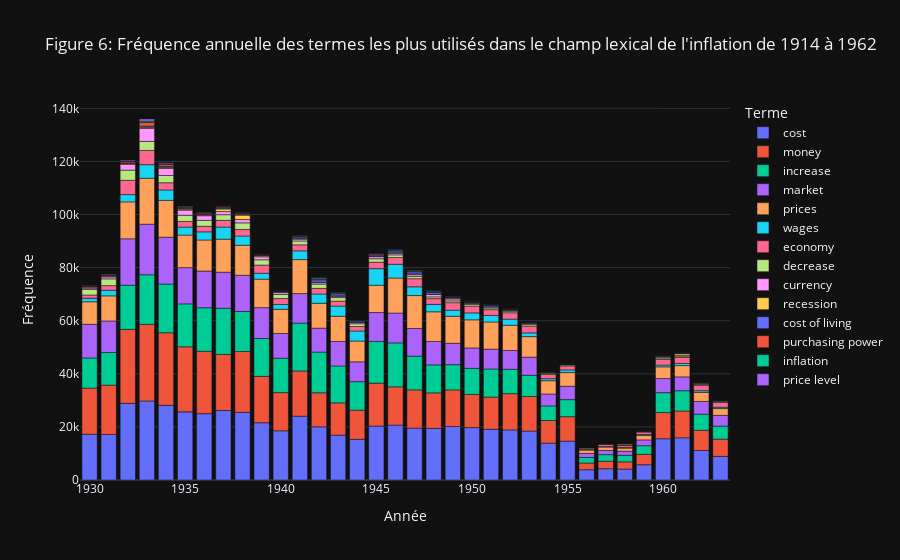

The notebook cell this image was saved under:
### Code cell
# Graphique des fréquences annuelles

stacked_bar(
    freq_an,
    'year',
    selected,
    "Figure 6: Fréquence annuelle des termes les plus utilisés dans le champ lexical de l'inflation de 1914 à 1962",
    "Année",
    "Fréquence",
    "Terme"
)

### Figure 1 — Plotly figure (JSON) as saved in the notebook; plotly's stock layout.template omitted (floating-point values rounded to 4 significant figures)
{"data": [{"alignmentgroup": "True", "hovertemplate": "Terme=cost<br>Année=%{x}<br>Fréquence=%{y}<extra></extra>", "legendgroup": "cost", "marker": {"color": "#636efa", "pattern": {"shape": ""}}, "name": "cost", "offsetgroup": "cost", "orientation": "v", "showlegend": true, "textposition": "auto", "type": "bar", "x": [1930, 1931, 1932, 1933, 1934, 1935, 1936, 1937, 1938, 1939, 1940, 1941, 1942, 1943, 1944, 1945, 1946, 1947, 1948, 1949, 1950, 1951, 1952, 1953, 1954, 1955, 1956, 1957, 1958, 1959, 1960, 1961, 1962, 1963], "xaxis": "x", "y": [17230, 17147, 28882, 29775, 28125, 25665, 24984, 26167, 25482, 21572, 18539, 24041, 20031, 16911, 15319, 20306, 20673, 19547, 19455, 20153, 19746, 19122, 18877, 18440, 13870, 14640, 3867, 4251, 4119, 5755, 15544, 15897, 11118, 8906], "yaxis": "y"}, {"alignmentgroup": "True", "hovertemplate": "Terme=money<br>Année=%{x}<br>Fréquence=%{y}<extra></extra>", "legendgroup": "money", "marker": {"color": "#EF553B", "pattern": {"shape": ""}}, "name": "money", "offsetgroup": "money", "orientation": "v", "showlegend": true, "textposition": "auto", "type": "bar", "x": [1930, 1931, 1932, 1933, 1934, 1935, 1936, 1937, 1938, 1939, 1940, 1941, 1942, 1943, 1944, 1945, 1946, 1947, 1948, 1949, 1950, 1951, 1952, 1953, 1954, 1955, 1956, 1957, 1958, 1959, 1960, 1961, 1962, 1963], "xaxis": "x", "y": [17390, 18599, 27850, 28858, 27342, 24510, 23518, 21141, 22922, 17466, 14369, 17034, 12830, 12144, 11006, 16166, 14421, 14410, 13368, 13785, 12491, 12118, 13645, 13016, 8531, 9212, 2525, 2800, 2721, 3945, 9862, 10091, 7621, 6487], "yaxis": "y"}, {"alignmentgroup": "True", "hovertemplate": "Terme=increase<br>Année=%{x}<br>Fréquence=%{y}<extra></extra>", "legendgroup": "increase", "marker": {"color": "#00cc96", "pattern": {"shape": ""}}, "name": "increase", "offsetgroup": "increase", "orientation": "v", "showlegend": true, "textposition": "auto", "type": "bar", "x": [1930, 1931, 1932, 1933, 1934, 1935, 1936, 1937, 1938, 1939, 1940, 1941, 1942, 1943, 1944, 1945, 1946, 1947, 1948, 1949, 1950, 1951, 1952, 1953, 1954, 1955, 1956, 1957, 1958, 1959, 1960, 1961, 1962, 1963], "xaxis": "x", "y": [11349, 12295, 16642, 18679, 18342, 16167, 16374, 17382, 15082, 14268, 12983, 18017, 15330, 13896, 10713, 15718, 16553, 12701, 10539, 9511, 9826, 10571, 9186, 7994, 5494, 6416, 2086, 2497, 2460, 3207, 7497, 7645, 6059, 4898], "yaxis": "y"}, {"alignmentgroup": "True", "hovertemplate": "Terme=market<br>Année=%{x}<br>Fréquence=%{y}<extra></extra>", "legendgroup": "market", "marker": {"color": "#ab63fa", "pattern": {"shape": ""}}, "name": "market", "offsetgroup": "market", "orientation": "v", "showlegend": true, "textposition": "auto", "type": "bar", "x": [1930, 1931, 1932, 1933, 1934, 1935, 1936, 1937, 1938, 1939, 1940, 1941, 1942, 1943, 1944, 1945, 1946, 1947, 1948, 1949, 1950, 1951, 1952, 1953, 1954, 1955, 1956, 1957, 1958, 1959, 1960, 1961, 1962, 1963], "xaxis": "x", "y": [12681, 11870, 17492, 19055, 17653, 13657, 13836, 13604, 13641, 11620, 9303, 11131, 9010, 9222, 7485, 10888, 11242, 10416, 8827, 8045, 7676, 7493, 7083, 6836, 4499, 5060, 1550, 1585, 1556, 2193, 5312, 5208, 4789, 4075], "yaxis": "y"}, {"alignmentgroup": "True", "hovertemplate": "Terme=prices<br>Année=%{x}<br>Fréquence=%{y}<extra></extra>", "legendgroup": "prices", "marker": {"color": "#FFA15A", "pattern": {"shape": ""}}, "name": "prices", "offsetgroup": "prices", "orientation": "v", "showlegend": true, "textposition": "auto", "type": "bar", "x": [1930, 1931, 1932, 1933, 1934, 1935, 1936, 1937, 1938, 1939, 1940, 1941, 1942, 1943, 1944, 1945, 1946, 1947, 1948, 1949, 1950, 1951, 1952, 1953, 1954, 1955, 1956, 1957, 1958, 1959, 1960, 1961, 1962, 1963], "xaxis": "x", "y": [8488, 9456, 13901, 17304, 13878, 12275, 11706, 12423, 11297, 10742, 9109, 12802, 9375, 9500, 7826, 10269, 13189, 12402, 11168, 10175, 10593, 10223, 9490, 7727, 5017, 5148, 1242, 1271, 1152, 1652, 4411, 4257, 3414, 2535], "yaxis": "y"}, {"alignmentgroup": "True", "hovertemplate": "Terme=wages<br>Année=%{x}<br>Fréquence=%{y}<extra></extra>", "legendgroup": "wages", "marker": {"color": "#19d3f3", "pattern": {"shape": ""}}, "name": "wages", "offsetgroup": "wages", "orientation": "v", "showlegend": true, "textposition": "auto", "type": "bar", "x": [1930, 1931, 1932, 1933, 1934, 1935, 1936, 1937, 1938, 1939, 1940, 1941, 1942, 1943, 1944, 1945, 1946, 1947, 1948, 1949, 1950, 1951, 1952, 1953, 1954, 1955, 1956, 1957, 1958, 1959, 1960, 1961, 1962, 1963], "xaxis": "x", "y": [1340, 2129, 2753, 5123, 3924, 3000, 3060, 4576, 3485, 2228, 1831, 3300, 3501, 3851, 3776, 6270, 5185, 3305, 2806, 2313, 2610, 2466, 2327, 1408, 751, 1007, 290, 270, 266, 394, 679, 795, 640, 518], "yaxis": "y"}, {"alignmentgroup": "True", "hovertemplate": "Terme=economy<br>Année=%{x}<br>Fréquence=%{y}<extra></extra>", "legendgroup": "economy", "marker": {"color": "#FF6692", "pattern": {"shape": ""}}, "name": "economy", "offsetgroup": "economy", "orientation": "v", "showlegend": true, "textposition": "auto", "type": "bar", "x": [1930, 1931, 1932, 1933, 1934, 1935, 1936, 1937, 1938, 1939, 1940, 1941, 1942, 1943, 1944, 1945, 1946, 1947, 1948, 1949, 1950, 1951, 1952, 1953, 1954, 1955, 1956, 1957, 1958, 1959, 1960, 1961, 1962, 1963], "xaxis": "x", "y": [1222, 1721, 5386, 5354, 2718, 2107, 2092, 2519, 2471, 3071, 2213, 2265, 2119, 1862, 1702, 2451, 2563, 3049, 2153, 2821, 2583, 2171, 2394, 2572, 1574, 1489, 479, 698, 708, 906, 2088, 2275, 2043, 1763], "yaxis": "y"}, {"alignmentgroup": "True", "hovertemplate": "Terme=decrease<br>Année=%{x}<br>Fréquence=%{y}<extra></extra>", "legendgroup": "decrease", "marker": {"color": "#B6E880", "pattern": {"shape": ""}}, "name": "decrease", "offsetgroup": "decrease", "orientation": "v", "showlegend": true, "textposition": "auto", "type": "bar", "x": [1930, 1931, 1932, 1933, 1934, 1935, 1936, 1937, 1938, 1939, 1940, 1941, 1942, 1943, 1944, 1945, 1946, 1947, 1948, 1949, 1950, 1951, 1952, 1953, 1954, 1955, 1956, 1957, 1958, 1959, 1960, 1961, 1962, 1963], "xaxis": "x", "y": [2135, 2545, 3830, 3392, 2731, 2344, 2232, 2127, 2489, 1987, 1535, 1452, 1596, 1336, 1031, 1283, 982, 895, 661, 680, 604, 621, 586, 563, 430, 345, 149, 190, 211, 218, 546, 503, 334, 336], "yaxis": "y"}, {"alignmentgroup": "True", "hovertemplate": "Terme=currency<br>Année=%{x}<br>Fréquence=%{y}<extra></extra>", "legendgroup": "currency", "marker": {"color": "#FF97FF", "pattern": {"shape": ""}}, "name": "currency", "offsetgroup": "currency", "orientation": "v", "showlegend": true, "textposition": "auto", "type": "bar", "x": [1930, 1931, 1932, 1933, 1934, 1935, 1936, 1937, 1938, 1939, 1940, 1941, 1942, 1943, 1944, 1945, 1946, 1947, 1948, 1949, 1950, 1951, 1952, 1953, 1954, 1955, 1956, 1957, 1958, 1959, 1960, 1961, 1962, 1963], "xaxis": "x", "y": [460, 735, 2186, 4888, 2642, 1940, 1760, 1172, 1239, 1129, 712, 685, 578, 513, 506, 775, 617, 652, 887, 741, 450, 416, 335, 368, 262, 208, 66, 95, 96, 91, 318, 358, 280, 254], "yaxis": "y"}, {"alignmentgroup": "True", "hovertemplate": "Terme=recession<br>Année=%{x}<br>Fréquence=%{y}<extra></extra>", "legendgroup": "recession", "marker": {"color": "#FECB52", "pattern": {"shape": ""}}, "name": "recession", "offsetgroup": "recession", "orientation": "v", "showlegend": true, "textposition": "auto", "type": "bar", "x": [1930, 1931, 1932, 1933, 1934, 1935, 1936, 1937, 1938, 1939, 1940, 1941, 1942, 1943, 1944, 1945, 1946, 1947, 1948, 1949, 1950, 1951, 1952, 1953, 1954, 1955, 1956, 1957, 1958, 1959, 1960, 1961, 1962, 1963], "xaxis": "x", "y": [393, 326, 372, 463, 437, 376, 314, 967, 1681, 395, 269, 259, 164, 159, 125, 163, 194, 284, 139, 279, 89, 60, 79, 169, 199, 68, 30, 58, 394, 113, 340, 592, 256, 152], "yaxis": "y"}, {"alignmentgroup": "True", "hovertemplate": "Terme=cost of living<br>Année=%{x}<br>Fréquence=%{y}<extra></extra>", "legendgroup": "cost of living", "marker": {"color": "#636efa", "pattern": {"shape": ""}}, "name": "cost of living", "offsetgroup": "cost of living", "orientation": "v", "showlegend": true, "textposition": "auto", "type": "bar", "x": [1930, 1931, 1932, 1933, 1934, 1935, 1936, 1937, 1938, 1939, 1940, 1941, 1942, 1943, 1944, 1945, 1946, 1947, 1948, 1949, 1950, 1951, 1952, 1953, 1954, 1955, 1956, 1957, 1958, 1959, 1960, 1961, 1962, 1963], "xaxis": "x", "y": [129, 147, 180, 412, 331, 258, 260, 353, 192, 141, 117, 517, 826, 730, 412, 449, 646, 746, 719, 319, 263, 507, 297, 216, 109, 89, 62, 80, 84, 68, 166, 102, 106, 83], "yaxis": "y"}, {"alignmentgroup": "True", "hovertemplate": "Terme=purchasing power<br>Année=%{x}<br>Fréquence=%{y}<extra></extra>", "legendgroup": "purchasing power", "marker": {"color": "#EF553B", "pattern": {"shape": ""}}, "name": "purchasing power", "offsetgroup": "purchasing power", "orientation": "v", "showlegend": true, "textposition": "auto", "type": "bar", "x": [1930, 1931, 1932, 1933, 1934, 1935, 1936, 1937, 1938, 1939, 1940, 1941, 1942, 1943, 1944, 1945, 1946, 1947, 1948, 1949, 1950, 1951, 1952, 1953, 1954, 1955, 1956, 1957, 1958, 1959, 1960, 1961, 1962, 1963], "xaxis": "x", "y": [186, 299, 563, 1337, 694, 425, 401, 405, 458, 268, 192, 269, 257, 221, 164, 384, 198, 217, 152, 135, 108, 116, 83, 50, 56, 35, 25, 27, 47, 28, 54, 64, 53, 57], "yaxis": "y"}, {"alignmentgroup": "True", "hovertemplate": "Terme=inflation<br>Année=%{x}<br>Fréquence=%{y}<extra></extra>", "legendgroup": "inflation", "marker": {"color": "#00cc96", "pattern": {"shape": ""}}, "name": "inflation", "offsetgroup": "inflation", "orientation": "v", "showlegend": true, "textposition": "auto", "type": "bar", "x": [1930, 1931, 1932, 1933, 1934, 1935, 1936, 1937, 1938, 1939, 1940, 1941, 1942, 1943, 1944, 1945, 1946, 1947, 1948, 1949, 1950, 1951, 1952, 1953, 1954, 1955, 1956, 1957, 1958, 1959, 1960, 1961, 1962, 1963], "xaxis": "x", "y": [4, 25, 71, 547, 279, 238, 180, 80, 84, 42, 32, 181, 484, 347, 145, 200, 326, 343, 317, 127, 109, 234, 157, 55, 27, 33, 13, 27, 27, 62, 100, 97, 132, 62], "yaxis": "y"}, {"alignmentgroup": "True", "hovertemplate": "Terme=price level<br>Année=%{x}<br>Fréquence=%{y}<extra></extra>", "legendgroup": "price level", "marker": {"color": "#ab63fa", "pattern": {"shape": ""}}, "name": "price level", "offsetgroup": "price level", "orientation": "v", "showlegend": true, "textposition": "auto", "type": "bar", "x": [1930, 1931, 1932, 1933, 1934, 1935, 1936, 1937, 1938, 1939, 1940, 1941, 1942, 1943, 1944, 1945, 1946, 1947, 1948, 1949, 1950, 1951, 1952, 1953, 1954, 1955, 1956, 1957, 1958, 1959, 1960, 1961, 1962, 1963], "xaxis": "x", "y": [199, 268, 380, 804, 387, 230, 176, 191, 173, 143, 69, 152, 157, 90, 68, 94, 151, 141, 108, 121, 70, 66, 34, 45, 30, 24, 10, 18, 4, 14, 39, 29, 33, 18], "yaxis": "y"}], "layout": {"barmode": "relative", "legend": {"title": {"text": "Terme"}, "tracegroupgap": 0}, "title": {"text": "Figure 6: Fréquence annuelle des termes les plus utilisés dans le champ lexical de l'inflation de 1914 à 1962"}, "xaxis": {"anchor": "y", "domain": [0, 1], "title": {"text": "Année"}}, "yaxis": {"anchor": "x", "domain": [0, 1], "title": {"text": "Fréquence"}}}}
